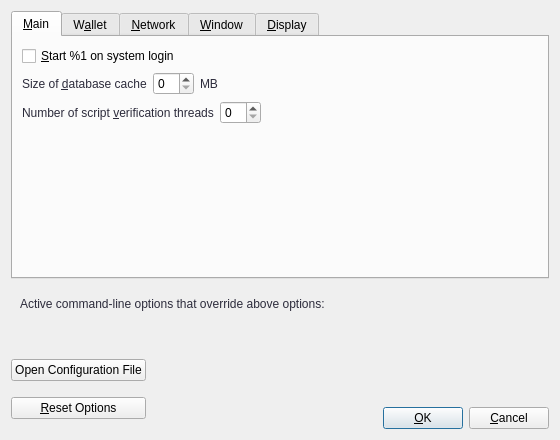
<?xml version="1.0" encoding="UTF-8"?>
<ui version="4.0">
 <class>OptionsDialog</class>
 <widget class="QDialog" name="OptionsDialog">
  <property name="geometry">
   <rect>
    <x>0</x>
    <y>0</y>
    <width>560</width>
    <height>440</height>
   </rect>
  </property>
  <property name="windowTitle">
   <string>Options</string>
  </property>
  <property name="modal">
   <bool>true</bool>
  </property>
  <layout class="QVBoxLayout" name="verticalLayout">
   <item>
    <widget class="QTabWidget" name="tabWidget">
     <property name="currentIndex">
      <number>0</number>
     </property>
     <widget class="QWidget" name="tabMain">
      <attribute name="title">
       <string>&amp;Main</string>
      </attribute>
      <layout class="QVBoxLayout" name="verticalLayout_Main">
       <item>
        <widget class="QCheckBox" name="genesisAtStartup">
         <property name="toolTip">
          <string>Automatically start %1 after logging in to the system.</string>
         </property>
         <property name="text">
          <string>&amp;Start %1 on system login</string>
         </property>
        </widget>
       </item>
       <item>
        <layout class="QHBoxLayout" name="horizontalLayout_2_Main">
         <item>
          <widget class="QLabel" name="databaseCacheLabel">
		    <property name="styleSheet">
             <string notr="true">QLabel { color: #2c2b3b; }</string>
            </property>	
           <property name="text">
            <string>Size of &amp;database cache</string>
           </property>
           <property name="textFormat">
            <enum>Qt::PlainText</enum>
           </property>
           <property name="buddy">
            <cstring>databaseCache</cstring>
           </property>
          </widget>
         </item>
         <item>
          <widget class="QSpinBox" name="databaseCache"/>
         </item>
         <item>
          <widget class="QLabel" name="databaseCacheUnitLabel">
		    <property name="styleSheet">
             <string notr="true">QLabel { color: #2c2b3b; }</string>
            </property>			  
           <property name="text">
            <string>MB</string>
           </property>
           <property name="textFormat">
            <enum>Qt::PlainText</enum>
           </property>
          </widget>
         </item>
         <item>
          <spacer name="horizontalSpacer_2_Main">
           <property name="orientation">
            <enum>Qt::Horizontal</enum>
           </property>
           <property name="sizeHint" stdset="0">
            <size>
             <width>40</width>
             <height>20</height>
            </size>
           </property>
          </spacer>
         </item>
        </layout>
       </item>
       <item>
        <layout class="QHBoxLayout" name="horizontalLayout_3_Main">
         <item>
          <widget class="QLabel" name="threadsScriptVerifLabel">
		    <property name="styleSheet">
             <string notr="true">QLabel { color: #2c2b3b; }</string>
            </property>			  
           <property name="text">
            <string>Number of script &amp;verification threads</string>
           </property>
           <property name="textFormat">
            <enum>Qt::PlainText</enum>
           </property>
           <property name="buddy">
            <cstring>threadsScriptVerif</cstring>
           </property>
          </widget>
         </item>
         <item>
          <widget class="QSpinBox" name="threadsScriptVerif">
           <property name="toolTip">
            <string>(0 = auto, &lt;0 = leave that many cores free)</string>
           </property>
          </widget>
         </item>
         <item>
          <spacer name="horizontalSpacer_3_Main">
           <property name="orientation">
            <enum>Qt::Horizontal</enum>
           </property>
           <property name="sizeHint" stdset="0">
            <size>
             <width>40</width>
             <height>20</height>
            </size>
           </property>
          </spacer>
         </item>
        </layout>
       </item>
       <item>
        <spacer name="verticalSpacer_Main">
         <property name="orientation">
          <enum>Qt::Vertical</enum>
         </property>
         <property name="sizeHint" stdset="0">
          <size>
           <width>20</width>
           <height>40</height>
          </size>
         </property>
        </spacer>
       </item>
      </layout>
     </widget>
     <widget class="QWidget" name="tabWallet">
      <attribute name="title">
       <string>W&amp;allet</string>
      </attribute>
      <layout class="QVBoxLayout" name="verticalLayout_Wallet">
       <item>
        <widget class="QGroupBox" name="groupBox">
         <property name="title">
          <string>Expert</string>
         </property>
         <layout class="QVBoxLayout" name="verticalLayout_2">
          <item>
           <widget class="QCheckBox" name="coinControlFeatures">
            <property name="toolTip">
             <string>Whether to show coin control features or not.</string>
            </property>
            <property name="text">
             <string>Enable coin &amp;control features</string>
            </property>
           </widget>
          </item>
          <item>
           <widget class="QCheckBox" name="showMasternodesTab">
            <property name="toolTip">
             <string>Show additional tab listing all your masternodes in first sub-tab&lt;br/&gt;and all masternodes on the network in second sub-tab.</string>
            </property>
            <property name="text">
             <string>Show Masternodes Tab</string>
            </property>
           </widget>
          </item>
          <item>
           <widget class="QCheckBox" name="spendZeroConfChange">
            <property name="toolTip">
             <string>If you disable the spending of unconfirmed change, the change from a transaction cannot be used until that transaction has at least one confirmation. This also affects how your balance is computed.</string>
            </property>
            <property name="text">
             <string>&amp;Spend unconfirmed change</string>
            </property>
           </widget>
          </item>
         </layout>
        </widget>
       </item>
       <item>
        <spacer name="verticalSpacer_Wallet">
         <property name="orientation">
          <enum>Qt::Vertical</enum>
         </property>
         <property name="sizeHint" stdset="0">
          <size>
           <width>20</width>
           <height>40</height>
          </size>
         </property>
        </spacer>
       </item>
      </layout>
     </widget>
     <widget class="QWidget" name="tabNetwork">
      <attribute name="title">
       <string>&amp;Network</string>
      </attribute>
      <layout class="QVBoxLayout" name="verticalLayout_Network">
       <item>
        <widget class="QCheckBox" name="mapPortUpnp">
         <property name="toolTip">
          <string>Automatically open the Genesis Official client port on the router. This only works when your router supports UPnP and it is enabled.</string>
         </property>
         <property name="text">
          <string>Map port using &amp;UPnP</string>
         </property>
        </widget>
       </item>
       <item>
        <widget class="QCheckBox" name="allowIncoming">
         <property name="toolTip">
          <string>Accept connections from outside.</string>
         </property>
         <property name="text">
          <string>Allow incomin&amp;g connections</string>
         </property>
        </widget>
       </item>
       <item>
        <widget class="QCheckBox" name="connectSocks">
         <property name="toolTip">
          <string>Connect to the Genesis network through a SOCKS5 proxy.</string>
         </property>
         <property name="text">
          <string>&amp;Connect through SOCKS5 proxy (default proxy):</string>
         </property>
        </widget>
       </item>
       <item>
        <layout class="QHBoxLayout" name="horizontalLayout_1_Network">
         <item>
          <widget class="QLabel" name="proxyIpLabel">
		    <property name="styleSheet">
             <string notr="true">QLabel { color: #2c2b3b; }</string>
            </property>			  
           <property name="text">
            <string>Proxy &amp;IP:</string>
           </property>
           <property name="textFormat">
            <enum>Qt::PlainText</enum>
           </property>
           <property name="buddy">
            <cstring>proxyIp</cstring>
           </property>
          </widget>
         </item>
         <item>
          <widget class="QValidatedLineEdit" name="proxyIp">
           <property name="minimumSize">
            <size>
             <width>140</width>
             <height>0</height>
            </size>
           </property>
           <property name="maximumSize">
            <size>
             <width>140</width>
             <height>16777215</height>
            </size>
           </property>
           <property name="toolTip">
            <string>IP address of the proxy (e.g. IPv4: 127.0.0.1 / IPv6: ::1)</string>
           </property>
          </widget>
         </item>
         <item>
          <widget class="QLabel" name="proxyPortLabel">
		    <property name="styleSheet">
             <string notr="true">QLabel { color: #2c2b3b; }</string>
            </property>			  
           <property name="text">
            <string>&amp;Port:</string>
           </property>
           <property name="textFormat">
            <enum>Qt::PlainText</enum>
           </property>
           <property name="buddy">
            <cstring>proxyPort</cstring>
           </property>
          </widget>
         </item>
         <item>
          <widget class="QLineEdit" name="proxyPort">
           <property name="minimumSize">
            <size>
             <width>55</width>
             <height>0</height>
            </size>
           </property>
           <property name="maximumSize">
            <size>
             <width>55</width>
             <height>16777215</height>
            </size>
           </property>
           <property name="toolTip">
            <string>Port of the proxy (e.g. 9050)</string>
           </property>
          </widget>
         </item>
         <item>
          <spacer name="horizontalSpacer_1_Network">
           <property name="orientation">
            <enum>Qt::Horizontal</enum>
           </property>
           <property name="sizeHint" stdset="0">
            <size>
             <width>40</width>
             <height>20</height>
            </size>
           </property>
          </spacer>
         </item>
        </layout>
       </item>
       <item>
        <layout class="QHBoxLayout" name="horizontalLayout_2_Network">
         <item>
          <widget class="QLabel" name="proxyActiveNets">
		    <property name="styleSheet">
             <string notr="true">QLabel { color: #2c2b3b; }</string>
            </property>			  
           <property name="text">
            <string>Used for reaching peers via:</string>
           </property>
           <property name="textFormat">
            <enum>Qt::PlainText</enum>
           </property>
          </widget>
         </item>
         <item>
          <widget class="QCheckBox" name="proxyReachIPv4">
           <property name="enabled">
            <bool>false</bool>
           </property>
           <property name="toolTip">
            <string>Shows if the supplied default SOCKS5 proxy is used to reach peers via this network type.</string>
           </property>
           <property name="text">
            <string/>
           </property>
          </widget>
         </item>
         <item>
          <widget class="QLabel" name="proxyReachIPv4Label">
		    <property name="styleSheet">
             <string notr="true">QLabel { color: #2c2b3b; }</string>
            </property>			  
           <property name="text">
            <string>IPv4</string>
           </property>
           <property name="textFormat">
            <enum>Qt::PlainText</enum>
           </property>
          </widget>
         </item>
         <item>
          <widget class="QCheckBox" name="proxyReachIPv6">
           <property name="enabled">
            <bool>false</bool>
           </property>
           <property name="toolTip">
            <string>Shows if the supplied default SOCKS5 proxy is used to reach peers via this network type.</string>
           </property>
           <property name="text">
            <string/>
           </property>
          </widget>
         </item>
         <item>
          <widget class="QLabel" name="proxyReachIPv6Label">
		    <property name="styleSheet">
             <string notr="true">QLabel { color: #2c2b3b; }</string>
            </property>			  
           <property name="text">
            <string>IPv6</string>
           </property>
           <property name="textFormat">
            <enum>Qt::PlainText</enum>
           </property>
          </widget>
         </item>
         <item>
          <widget class="QCheckBox" name="proxyReachTor">
           <property name="enabled">
            <bool>false</bool>
           </property>
           <property name="toolTip">
            <string>Shows if the supplied default SOCKS5 proxy is used to reach peers via this network type.</string>
           </property>
           <property name="text">
            <string/>
           </property>
          </widget>
         </item>
         <item>
          <widget class="QLabel" name="proxyReachTorLabel">
		    <property name="styleSheet">
             <string notr="true">QLabel { color: #2c2b3b; }</string>
            </property>			  
           <property name="text">
            <string>Tor</string>
           </property>
           <property name="textFormat">
            <enum>Qt::PlainText</enum>
           </property>
          </widget>
         </item>
         <item>
          <spacer name="horizontalSpacer_2_Network">
           <property name="orientation">
            <enum>Qt::Horizontal</enum>
           </property>
           <property name="sizeHint" stdset="0">
            <size>
             <width>40</width>
             <height>20</height>
            </size>
           </property>
          </spacer>
         </item>
        </layout>
       </item>
       <item>
        <widget class="QCheckBox" name="connectSocksTor">
         <property name="toolTip">
          <string>Connect to the Genesis network through a separate SOCKS5 proxy for Tor hidden services.</string>
         </property>
         <property name="text">
          <string>Use separate SOCKS&amp;5 proxy to reach peers via Tor hidden services:</string>
         </property>
        </widget>
       </item>
       <item>
        <layout class="QHBoxLayout" name="horizontalLayout_3_Network">
         <item>
          <widget class="QLabel" name="proxyIpTorLabel">
		    <property name="styleSheet">
             <string notr="true">QLabel { color: #2c2b3b; }</string>
            </property>			  
           <property name="text">
            <string>Proxy &amp;IP:</string>
           </property>
           <property name="textFormat">
            <enum>Qt::PlainText</enum>
           </property>
           <property name="buddy">
            <cstring>proxyIpTor</cstring>
           </property>
          </widget>
         </item>
         <item>
          <widget class="QValidatedLineEdit" name="proxyIpTor">
           <property name="minimumSize">
            <size>
             <width>140</width>
             <height>0</height>
            </size>
           </property>
           <property name="maximumSize">
            <size>
             <width>140</width>
             <height>16777215</height>
            </size>
           </property>
           <property name="toolTip">
            <string>IP address of the proxy (e.g. IPv4: 127.0.0.1 / IPv6: ::1)</string>
           </property>
          </widget>
         </item>
         <item>
          <widget class="QLabel" name="proxyPortTorLabel">
		    <property name="styleSheet">
             <string notr="true">QLabel { color: #2c2b3b; }</string>
            </property>			  
           <property name="text">
            <string>&amp;Port:</string>
           </property>
           <property name="textFormat">
            <enum>Qt::PlainText</enum>
           </property>
           <property name="buddy">
            <cstring>proxyPortTor</cstring>
           </property>
          </widget>
         </item>
         <item>
          <widget class="QLineEdit" name="proxyPortTor">
           <property name="minimumSize">
            <size>
             <width>55</width>
             <height>0</height>
            </size>
           </property>
           <property name="maximumSize">
            <size>
             <width>55</width>
             <height>16777215</height>
            </size>
           </property>
           <property name="toolTip">
            <string>Port of the proxy (e.g. 9050)</string>
           </property>
          </widget>
         </item>
         <item>
          <spacer name="horizontalSpacer_4_Network">
           <property name="orientation">
            <enum>Qt::Horizontal</enum>
           </property>
           <property name="sizeHint" stdset="0">
            <size>
             <width>40</width>
             <height>20</height>
            </size>
           </property>
          </spacer>
         </item>
        </layout>
       </item>
       <item>
        <spacer name="verticalSpacer_Network">
         <property name="orientation">
          <enum>Qt::Vertical</enum>
         </property>
         <property name="sizeHint" stdset="0">
          <size>
           <width>20</width>
           <height>40</height>
          </size>
         </property>
        </spacer>
       </item>
      </layout>
     </widget>
     <widget class="QWidget" name="tabWindow">
      <attribute name="title">
       <string>&amp;Window</string>
      </attribute>
      <layout class="QVBoxLayout" name="verticalLayout_Window">
       <item>
        <widget class="QCheckBox" name="hideTrayIcon">
         <property name="toolTip">
          <string>Hide the icon from the system tray.</string>
         </property>
         <property name="text">
          <string>&amp;Hide tray icon</string>
         </property>
        </widget>
       </item>
       <item>
        <widget class="QCheckBox" name="minimizeToTray">
         <property name="toolTip">
          <string>Show only a tray icon after minimizing the window.</string>
         </property>
         <property name="text">
          <string>&amp;Minimize to the tray instead of the taskbar</string>
         </property>
        </widget>
       </item>
       <item>
        <widget class="QCheckBox" name="minimizeOnClose">
         <property name="toolTip">
          <string>Minimize instead of exit the application when the window is closed. When this option is enabled, the application will be closed only after selecting Exit in the menu.</string>
         </property>
         <property name="text">
          <string>M&amp;inimize on close</string>
         </property>
        </widget>
       </item>
       <item>
        <spacer name="verticalSpacer_Window">
         <property name="orientation">
          <enum>Qt::Vertical</enum>
         </property>
         <property name="sizeHint" stdset="0">
          <size>
           <width>20</width>
           <height>40</height>
          </size>
         </property>
        </spacer>
       </item>
      </layout>
     </widget>
     <widget class="QWidget" name="tabDisplay">
      <attribute name="title">
       <string>&amp;Display</string>
      </attribute>
      <layout class="QVBoxLayout" name="verticalLayout_Display">
       <item>
        <layout class="QHBoxLayout" name="horizontalLayout_1_Display">
         <item>
          <widget class="QLabel" name="langLabel">
		  <property name="styleSheet">
             <string notr="true">QLabel { color: #2c2b3b; }</string>
            </property>			  
           <property name="text">
            <string>User Interface &amp;language:</string>
           </property>
           <property name="textFormat">
            <enum>Qt::PlainText</enum>
           </property>
           <property name="buddy">
            <cstring>lang</cstring>
           </property>
          </widget>
         </item>
         <item>
          <widget class="QValueComboBox" name="lang">
           <property name="toolTip">
            <string>The user interface language can be set here. This setting will take effect after restarting %1.</string>
           </property>
          </widget>
         </item>
        </layout>
       </item>
       <item>
        <layout class="QHBoxLayout" name="horizontalLayout_2_Display">
         <item>
          <widget class="QLabel" name="unitLabel">
		  <property name="styleSheet">
             <string notr="true">QLabel { color: #2c2b3b; }</string>
            </property>	
           <property name="text">
            <string>&amp;Unit to show amounts in:</string>
           </property>
           <property name="textFormat">
            <enum>Qt::PlainText</enum>
           </property>
           <property name="buddy">
            <cstring>unit</cstring>
           </property>
          </widget>
         </item>
         <item>
          <widget class="QValueComboBox" name="unit">
           <property name="toolTip">
            <string>Choose the default subdivision unit to show in the interface and when sending coins.</string>
           </property>
          </widget>
         </item>
        </layout>
       </item>
       <item>
        <layout class="QHBoxLayout" name="horizontalLayout_3_Display">
         <item>
          <widget class="QLabel" name="thirdPartyTxUrlsLabel">
		    <property name="styleSheet">
             <string notr="true">QLabel { color: #2c2b3b; }</string>
            </property>			  
           <property name="toolTip">
            <string>Third party URLs (e.g. a block explorer) that appear in the transactions tab as context menu items. %s in the URL is replaced by transaction hash. Multiple URLs are separated by vertical bar |.</string>
           </property>
           <property name="text">
            <string>&amp;Third party transaction URLs</string>
           </property>
           <property name="buddy">
            <cstring>thirdPartyTxUrls</cstring>
           </property>
          </widget>
         </item>
         <item>
          <widget class="QLineEdit" name="thirdPartyTxUrls">
           <property name="toolTip">
            <string>Third party URLs (e.g. a block explorer) that appear in the transactions tab as context menu items. %s in the URL is replaced by transaction hash. Multiple URLs are separated by vertical bar |.</string>
           </property>
          </widget>
         </item>
        </layout>
       </item>
       <item>
        <spacer name="verticalSpacer_Display">
         <property name="orientation">
          <enum>Qt::Vertical</enum>
         </property>
         <property name="sizeHint" stdset="0">
          <size>
           <width>20</width>
           <height>40</height>
          </size>
         </property>
        </spacer>
       </item>
      </layout>
     </widget>
    </widget>
   </item>
   <item>
    <widget class="QFrame" name="frame">
     <layout class="QVBoxLayout" name="verticalLayout_Bottom">
      <item>
       <layout class="QHBoxLayout" name="horizontalLayout_Bottom">
        <item>
         <widget class="QLabel" name="overriddenByCommandLineInfoLabel">
		    <property name="styleSheet">
             <string notr="true">QLabel { color: #2c2b3b; }</string>
            </property>			 
          <property name="text">
           <string>Active command-line options that override above options:</string>
          </property>
          <property name="textFormat">
           <enum>Qt::PlainText</enum>
          </property>
         </widget>
        </item>
        <item>
         <spacer name="horizontalSpacer_Bottom">
          <property name="orientation">
           <enum>Qt::Horizontal</enum>
          </property>
          <property name="sizeHint" stdset="0">
           <size>
            <width>40</width>
            <height>20</height>
           </size>
          </property>
         </spacer>
        </item>
       </layout>
      </item>
      <item>
       <widget class="QLabel" name="overriddenByCommandLineLabel">
		    <property name="styleSheet">
             <string notr="true">QLabel { color: #2c2b3b; }</string>
            </property>		   
        <property name="text">
         <string/>
        </property>
        <property name="textFormat">
         <enum>Qt::PlainText</enum>
        </property>
        <property name="wordWrap">
         <bool>true</bool>
        </property>
       </widget>
      </item>
     </layout>
    </widget>
   </item>
   <item>
    <layout class="QHBoxLayout" name="horizontalLayout_Buttons">
     <item>
      <layout class="QVBoxLayout" name="verticalLayout_Buttons">
       <item>
        <widget class="QPushButton" name="openGenesisConfButton">
         <property name="toolTip">
          <string>Open the %1 configuration file from the working directory.</string>
         </property>
         <property name="text">
          <string>Open Configuration File</string>
         </property>
         <property name="autoDefault">
          <bool>false</bool>
         </property>
        </widget>
       </item>
       <item>
        <widget class="QPushButton" name="resetButton">
         <property name="toolTip">
          <string>Reset all client options to default.</string>
         </property>
         <property name="text">
          <string>&amp;Reset Options</string>
         </property>
         <property name="autoDefault">
          <bool>false</bool>
         </property>
        </widget>
       </item>
      </layout>
     </item>
     <item>
      <spacer name="horizontalSpacer_1">
       <property name="orientation">
        <enum>Qt::Horizontal</enum>
       </property>
       <property name="sizeHint" stdset="0">
        <size>
         <width>40</width>
         <height>48</height>
        </size>
       </property>
      </spacer>
     </item>
     <item>
      <widget class="QLabel" name="statusLabel">
		    <property name="styleSheet">
             <string notr="true">QLabel { color: #2c2b3b; }</string>
            </property>		  
       <property name="minimumSize">
        <size>
         <width>200</width>
         <height>0</height>
        </size>
       </property>
       <property name="font">
        <font>
         <weight>75</weight>
         <bold>true</bold>
        </font>
       </property>
       <property name="text">
        <string/>
       </property>
       <property name="textFormat">
        <enum>Qt::PlainText</enum>
       </property>
       <property name="wordWrap">
        <bool>true</bool>
       </property>
      </widget>
     </item>
     <item>
      <spacer name="horizontalSpacer_2">
       <property name="orientation">
        <enum>Qt::Horizontal</enum>
       </property>
       <property name="sizeHint" stdset="0">
        <size>
         <width>40</width>
         <height>48</height>
        </size>
       </property>
      </spacer>
     </item>
     <item>
      <layout class="QVBoxLayout" name="verticalLayout_4">
       <item>
        <spacer name="verticalSpacer">
         <property name="orientation">
          <enum>Qt::Vertical</enum>
         </property>
         <property name="sizeHint" stdset="0">
          <size>
           <width>20</width>
           <height>40</height>
          </size>
         </property>
        </spacer>
       </item>
       <item>
        <layout class="QHBoxLayout" name="horizontalLayout">
         <item>
          <widget class="QPushButton" name="okButton">
           <property name="text">
            <string>&amp;OK</string>
           </property>
           <property name="autoDefault">
            <bool>false</bool>
           </property>
           <property name="default">
            <bool>true</bool>
           </property>
          </widget>
         </item>
         <item>
          <widget class="QPushButton" name="cancelButton">
           <property name="text">
            <string>&amp;Cancel</string>
           </property>
           <property name="autoDefault">
            <bool>false</bool>
           </property>
          </widget>
         </item>
        </layout>
       </item>
      </layout>
     </item>
    </layout>
   </item>
  </layout>
 </widget>
 <customwidgets>
  <customwidget>
   <class>QValidatedLineEdit</class>
   <extends>QLineEdit</extends>
   <header>qt/qvalidatedlineedit.h</header>
  </customwidget>
  <customwidget>
   <class>QValueComboBox</class>
   <extends>QComboBox</extends>
   <header>qt/qvaluecombobox.h</header>
  </customwidget>
 </customwidgets>
 <resources/>
 <connections/>
</ui>
